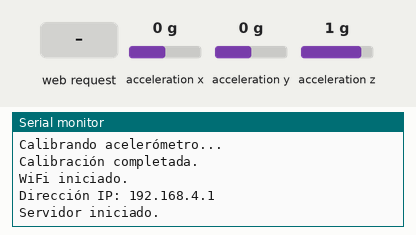
Bench run of a sketch on a simulated ESP32. Shown: the last lines printed to the serial monitor. Wiring (inferred from the names in the program): ADXL345 accelerometer at I2C address 0x53. The test bench sets the inputs (shaded band); at power-on: acceleration x 0 g, acceleration y 0 g, acceleration z 1 g.

Above: at 2.2 s.
2.3 s: HTTP request GET /toggle_capture?active=true received
At 3.5 s:
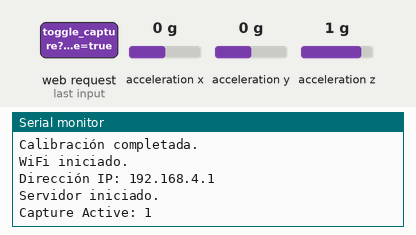
3.8 s: HTTP request GET /toggle_capture?active=1 received
At 4.9 s:
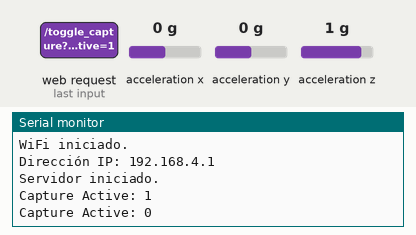

The sketch:

ADXL345_Telemeter.ino
```cpp
#include <WiFi.h>
#include <WebServer.h>
#include <Wire.h>

// Pines y configuraciones
#define SDA_PIN 21
#define SCL_PIN 22
#define ADXL345_ADDR 0x53

// Configuración del Wi-Fi
const char* ssid = "RC_Car_Telemetry";
const char* password = "12345678";

// Crear el servidor web
WebServer server(80);

// Variables globales
float accX = 0, accY = 0, accZ = 0;
float baseX = 0, baseY = 0, baseZ = 0; // Valores base para calibración
float velX = 0, velY = 0;              // Velocidades en m/s
float posX = 0, posY = 0;              // Posiciones en metros
float speedKmH = 0;                    // Velocidad en km/h
float acceleration = 0;                // Aceleración en m/s²
float displacement = 0;                // Desplazamiento acumulado (m)
float threshold = 0.1;                 // Umbral para evitar oscilaciones (en G)
const float gravity = 9.8;             // Conversión de G a m/s^2
bool captureActive = true;             // Bandera para captura de datos
unsigned long lastUpdateTime = 0;      // Tiempo de la última actualización
unsigned long sessionStartTime;        // Tiempo de inicio de la sesión
String logData = "Time (s),Speed (km/h),Acceleration (m/s²),Displacement (m),PosX (m),PosY (m)\n";

// Configurar el ADXL345
void setupADXL345() {
  Wire.begin(SDA_PIN, SCL_PIN);
  Wire.beginTransmission(ADXL345_ADDR);
  Wire.write(0x2D); // Dirección del registro Power Control
  Wire.write(0x08); // Activar mediciones
  Wire.endTransmission();
}

// Leer valores del acelerómetro ADXL345
void readADXL345() {
  Wire.beginTransmission(ADXL345_ADDR);
  Wire.write(0x32); // Dirección del registro de datos
  Wire.endTransmission(false);
  Wire.requestFrom(ADXL345_ADDR, 6, true); // Leer 6 bytes

  if (Wire.available() == 6) {
    int16_t x = Wire.read() | (Wire.read() << 8);
    int16_t y = Wire.read() | (Wire.read() << 8);
    int16_t z = Wire.read() | (Wire.read() << 8);

    accX = x * 0.0039; // Convertir a G
    accY = y * 0.0039;
    accZ = z * 0.0039;

    // Aplicar calibración y umbral
    accX = fabs(accX - baseX) > threshold ? accX - baseX : 0;
    accY = fabs(accY - baseY) > threshold ? accY - baseY : 0;
  }
}

// Calibrar el acelerómetro al inicio
void calibrateADXL345() {
  int numReadings = 100; // Número de lecturas para calibración
  float sumX = 0, sumY = 0;

  Serial.println("Calibrando acelerómetro...");
  for (int i = 0; i < numReadings; i++) {
    readADXL345();
    sumX += accX;
    sumY += accY;
    delay(10);
  }

  baseX = sumX / numReadings;
  baseY = sumY / numReadings;

  Serial.println("Calibración completada.");
}

// Calcular telemetría
void calculateTelemetry() {
  if (!captureActive) return; // Pausar cálculo si la captura está desactivada

  unsigned long currentTime = millis();
  float deltaTime = (currentTime - lastUpdateTime) / 1000.0; // Tiempo en segundos
  lastUpdateTime = currentTime;

  // Calcular aceleración
  float accelX = accX * gravity;
  float accelY = accY * gravity;

  // Actualizar velocidades en X e Y
  velX += accelX * deltaTime;
  velY += accelY * deltaTime;

  // Actualizar posiciones en el plano
  posX += velX * deltaTime;
  posY += velY * deltaTime;

  // Calcular velocidad total (km/h)
  speedKmH = sqrt(velX * velX + velY * velY) * 3.6;

  // Calcular desplazamiento acumulado
  displacement += sqrt(pow(velX * deltaTime, 2) + pow(velY * deltaTime, 2));

  // Guardar en log
  logData += String((millis() - sessionStartTime) / 1000.0) + "," + String(speedKmH, 2) + "," +
             String(acceleration, 2) + "," + String(displacement, 2) + "," +
             String(posX, 2) + "," + String(posY, 2) + "\n";
}

// Página principal HTML
void handleRoot() {
  String page = R"rawliteral(
    <!DOCTYPE html>
    <html>
    <head>
      <title>RC Car Telemetry</title>
      <style>
        body {
          font-family: Arial, sans-serif;
          background-color: #2c3e50;
          color: #ecf0f1;
          text-align: center;
        }
        canvas {
          border: 2px solid #3498db;
          margin: 20px auto;
          display: block;
        }
        button, input[type=range], select {
          margin: 10px;
          padding: 10px;
          font-size: 16px;
          border: none;
          border-radius: 5px;
          background-color: #3498db;
          color: white;
          cursor: pointer;
        }
        button:hover, input[type=range]:hover, select:hover {
          background-color: #2980b9;
        }
        input[type=range] {
          width: 300px;
        }
      </style>
      <script>
        let points = [];
        let scale = 10;
        let captureActive = true;

        function fetchData() {
          fetch('/telemetry_data')
            .then(response => response.json())
            .then(data => {
              document.getElementById('speed').innerText = `Speed: ${data.speedKmH.toFixed(2)} km/h`;
              document.getElementById('threshold').innerText = `Threshold: ${data.threshold.toFixed(2)} G`;
              document.getElementById('status').innerText = captureActive ? 'Status: Active' : 'Status: Paused';
              document.getElementById('displacement').innerText = `Displacement: ${data.displacement.toFixed(2)} m`;
              document.getElementById('position').innerText = `Position: (${data.posX.toFixed(2)} m, ${data.posY.toFixed(2)} m)`;
              points.push({ x: data.posX, y: data.posY });
              drawMap();
            })
            .catch(error => console.error('Error:', error));
        }

        function drawMap() {
          const canvas = document.getElementById('map');
          const ctx = canvas.getContext('2d');
          ctx.clearRect(0, 0, canvas.width, canvas.height);

          ctx.beginPath();
          ctx.moveTo(canvas.width / 2, canvas.height / 2);

          points.forEach(point => {
            const x = canvas.width / 2 + point.x * scale;
            const y = canvas.height / 2 - point.y * scale;
            ctx.lineTo(x, y);
          });

          ctx.strokeStyle = '#3498db';
          ctx.lineWidth = 2;
          ctx.stroke();
        }

        function toggleCapture() {
          captureActive = !captureActive;
          fetch(`/toggle_capture?active=${captureActive}`);
        }

        function downloadLog() {
          fetch('/download_log')
            .then(response => response.text())
            .then(data => {
              const blob = new Blob([data], { type: 'text/csv' });
              const url = window.URL.createObjectURL(blob);
              const a = document.createElement('a');
              a.style.display = 'none';
              a.href = url;
              a.download = 'telemetry_log.csv';
              document.body.appendChild(a);
              a.click();
              window.URL.revokeObjectURL(url);
            });
        }

        setInterval(fetchData, 100);
      </script>
    </head>
    <body>
      <h1>RC Car Telemetry</h1>
      <div id="speed">Speed: Loading...</div>
      <div id="threshold">Threshold: Loading...</div>
      <div id="status">Status: Loading...</div>
      <div id="displacement">Displacement: Loading...</div>
      <div id="position">Position: Loading...</div>
      <canvas id="map" width="600" height="600"></canvas>
      <button onclick="toggleCapture()">Pause/Resume Capture</button>
      <button onclick="downloadLog()">Download Log</button>
      <select onchange="scale = parseInt(this.value)">
        <option value="5">Scale x5</option>
        <option value="10" selected>Scale x10</option>
        <option value="20">Scale x20</option>
      </select>
    </body>
    </html>
  )rawliteral";

  server.send(200, "text/html", page);
}

// Enviar datos de telemetría como JSON
void handleTelemetryData() {
  String json = "{\"speedKmH\":" + String(speedKmH, 2) +
                ",\"threshold\":" + String(threshold, 2) +
                ",\"displacement\":" + String(displacement, 2) +
                ",\"posX\":" + String(posX, 2) +
                ",\"posY\":" + String(posY, 2) + "}";
  server.send(200, "application/json", json);
}

// Descargar el registro en formato CSV
void handleDownloadLog() {
  server.send(200, "text/csv", logData);
}

// Alternar captura de datos
void handleToggleCapture() {
  if (server.hasArg("active")) {
    captureActive = server.arg("active") == "true";
    Serial.println("Capture Active: " + String(captureActive));
  }
  server.send(200, "text/plain", "Capture toggled");
}

void setup() {
  Serial.begin(115200);
  setupADXL345();
  calibrateADXL345();

  // Configurar Wi-Fi en modo AP
  WiFi.softAP(ssid, password);
  Serial.println("WiFi iniciado.");
  Serial.print("Dirección IP: ");
  Serial.println(WiFi.softAPIP());

  // Configurar rutas del servidor web
  server.on("/", handleRoot);
  server.on("/telemetry_data", handleTelemetryData);
  server.on("/download_log", handleDownloadLog);
  server.on("/toggle_capture", handleToggleCapture);
  server.begin();
  Serial.println("Servidor iniciado.");

  lastUpdateTime = millis();
  sessionStartTime = millis();
}

void loop() {
  server.handleClient();
  readADXL345();
  calculateTelemetry();
}
```

Measured:
- after the input at 2.3 s, the serial monitor: prints a new line at once (image 1)
- after the input at 3.8 s, the serial monitor: prints a new line at once (image 2)
